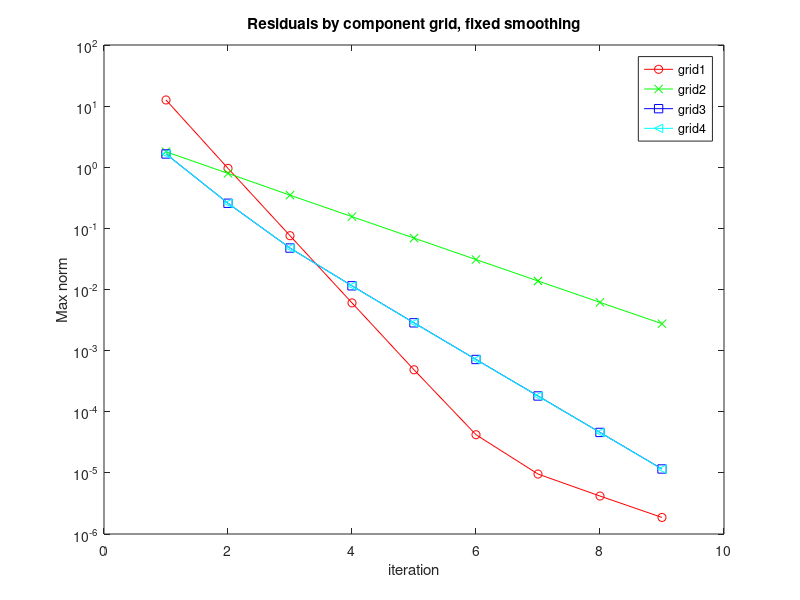

Recreate this plot in MATLAB.
t=[1 2 3 4 5 6 7 8 9 ];
defect=[1.261e+01 9.593e-01 3.493e-01 1.556e-01 6.934e-02 3.091e-02 1.379e-02 6.162e-03 2.757e-03 ];
clf
set(gca,'FontSize',14);
grid off
plot(t,defect,'r-o');
title('Residuals');
ylabel('Max norm');
xlabel('iteration');
set(gca,'YScale','log');
pause
% print -deps2 residual.eps


defect0=[1.261e+01 9.593e-01 7.591e-02 6.037e-03 4.860e-04 4.211e-05 9.567e-06 4.179e-06 1.866e-06 ];
defect1=[1.793e+00 7.937e-01 3.493e-01 1.556e-01 6.934e-02 3.091e-02 1.379e-02 6.162e-03 2.757e-03 ];
defect2=[1.649e+00 2.576e-01 4.767e-02 1.149e-02 2.851e-03 7.164e-04 1.812e-04 4.589e-05 1.158e-05 ];
defect3=[1.650e+00 2.578e-01 4.772e-02 1.145e-02 2.841e-03 7.141e-04 1.806e-04 4.575e-05 1.154e-05 ];
plot(t,defect0,'r-o',t,defect1,'g-x',t,defect2,'b-s',t,defect3,'c-<');
title('Residuals by component grid, fixed smoothing');
ylabel('Max norm');
legend('grid1','grid2','grid3','grid4');
xlabel('iteration');
set(gca,'YScale','log');
pause
print -deps2 ellipsoidFixedSmooth.eps
